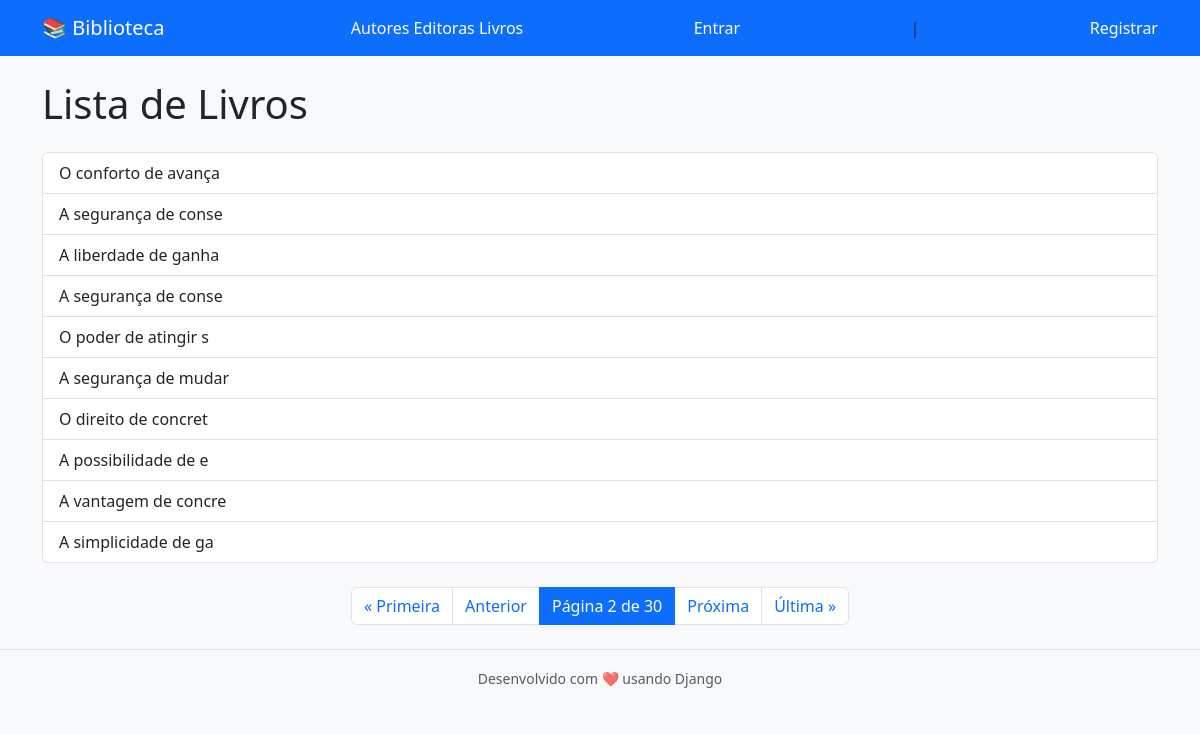
Screenshot of /biblioteca/livro/?page=2 with the database file from the repository.
### biblioteca/models.py (models this page shows)
class Livro(models.Model):
    id = models.AutoField(primary_key=True)
    isbn = models.CharField(max_length=13, unique=True)
    autor = models.ForeignKey(
        Autor,
        on_delete=models.CASCADE
    )
    titulo = models.CharField(max_length=500)
    publicacao = models.DateField()
    preco = models.DecimalField(max_digits=6, decimal_places=2)
    estoque = models.IntegerField()
    editora = models.ForeignKey(Editora, on_delete=models.CASCADE)
    def __str__(self):
        return self.titulo

### biblioteca/views.py (the view)
# urls.py: path('<str:entidade>/', views.listar_objetos, name='listar'),
def listar_objetos(request, entidade):
    modelo, _ = MAPEAMENTO.get(entidade, (None, None))
    if not modelo:
        return render(request, 'biblioteca/erro.html', {'mensagem': f'Entidade "{entidade}" inválida.'})
    objetos_list = modelo.objects.all().order_by('id')
    page_obj = None
    is_paginated = False
    if entidade == 'livro':
        paginator = Paginator(objetos_list, 10) # 10 livros por página
        page_number = request.GET.get('page')
        page_obj = paginator.get_page(page_number)
        context_objetos = page_obj # O template irá iterar sobre 'page_obj'
        is_paginated = True
    else:
        context_objetos = objetos_list # Entidades sem paginação
    return render(request, 'biblioteca/lista.html', {
        'objetos': context_objetos,
        'entidade': entidade,
        'is_paginated': is_paginated, # Flag para o template
        'page_obj': page_obj # Objeto Paginator para os controles
    })

### biblioteca/templates/biblioteca/lista.html (shortened to what this page needs)
{% extends 'biblioteca/base.html' %}
{% block content %}
<h1 class="mb-4">Lista de {{ entidade|capfirst }}s</h1>
{% if objetos %}
    <ul class="list-group">
        {% for obj in objetos %}
            <li class="list-group-item d-flex justify-content-between align-items-center">
                <span>{{ obj }}</span>
            </li>
        {% endfor %}
    </ul>
    {% if is_paginated %}
      <nav aria-label="Page navigation" class="mt-4">
        <ul class="pagination justify-content-center">
          {% if page_obj.has_previous %}
            <li class="page-item">
              <a class="page-link" href="?page=1">&laquo; Primeira</a>
            </li>
            <li class="page-item">
              <a class="page-link" href="?page={{ page_obj.previous_page_number }}">Anterior</a>
            </li>
          {% endif %}
          <li class="page-item active" aria-current="page">
            <span class="page-link">
              Página {{ page_obj.number }} de {{ page_obj.paginator.num_pages }}
            </span>
          </li>
          {% if page_obj.has_next %}
            <li class="page-item">
              <a class="page-link" href="?page={{ page_obj.next_page_number }}">Próxima</a>
            </li>
            <li class="page-item">
              <a class="page-link" href="?page={{ page_obj.paginator.num_pages }}">Última &raquo;</a>
            </li>
          {% endif %}
        </ul>
      </nav>
    {% endif %}
{% else %}
    <p class="text-muted">Nenhum {{ entidade }} cadastrado.</p>
{% endif %}
{% endblock %}

### rows the page displays
Livro: titulo "O conforto de avança"
Livro: titulo "A segurança de conse"
Livro: titulo "A liberdade de ganha"
Livro: titulo "A segurança de conse"
Livro: titulo "O poder de atingir s"
Livro: titulo "A segurança de mudar"
Livro: titulo "O direito de concret"
Livro: titulo "A possibilidade de e"
Livro: titulo "A vantagem de concre"
Livro: titulo "A simplicidade de ga"

### other values shown
{{ entidade|capfirst }} "Livro"
{{ page_obj.number }} "2"
{{ page_obj.paginator.num_pages }} "30"
